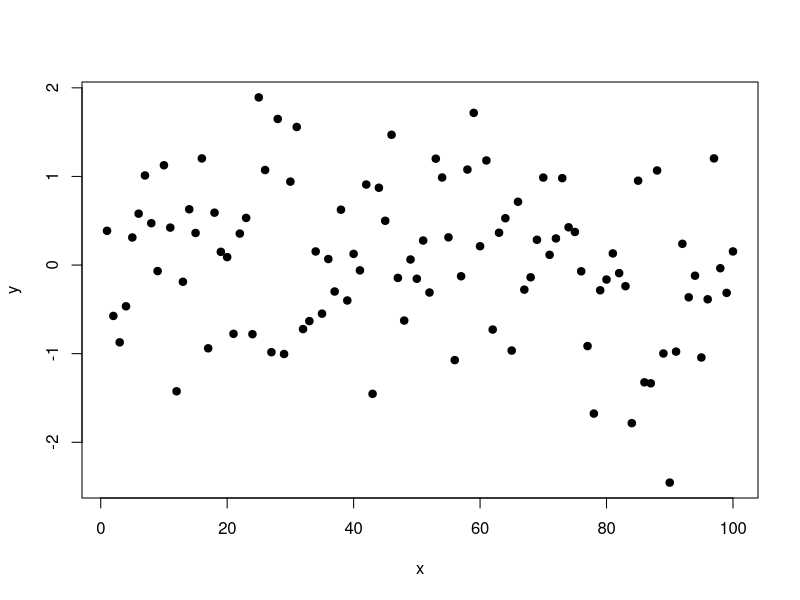

This chart was generated by the following R code:
## ---- chunk 1
x = 1:100; y = rnorm(100)
y[1:5]
plot(x, y, pch=19)
